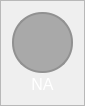
                     <widget class="QFrame" name="frame_ch12">
                      <property name="maximumSize">
                       <size>
                        <width>80</width>
                        <height>150</height>
                       </size>
                      </property>
                      <property name="styleSheet">
                       <string notr="true">QFrame{
	
	border-color: rgb(255, 98, 92);
}

QLabel{
	color: #FFF;
}</string>
                      </property>
                      <property name="frameShape">
                       <enum>QFrame::StyledPanel</enum>
                      </property>
                      <property name="frameShadow">
                       <enum>QFrame::Raised</enum>
                      </property>
                      <layout class="QVBoxLayout" name="verticalLayout_28">
                       <property name="spacing">
                        <number>0</number>
                       </property>
                       <item>
                        <widget class="QFrame" name="frame_ch12_color">
                         <property name="sizePolicy">
                          <sizepolicy hsizetype="Fixed" vsizetype="Fixed">
                           <horstretch>0</horstretch>
                           <verstretch>0</verstretch>
                          </sizepolicy>
                         </property>
                         <property name="minimumSize">
                          <size>
                           <width>61</width>
                           <height>61</height>
                          </size>
                         </property>
                         <property name="maximumSize">
                          <size>
                           <width>1000</width>
                           <height>61</height>
                          </size>
                         </property>
                         <property name="sizeIncrement">
                          <size>
                           <width>1</width>
                           <height>1</height>
                          </size>
                         </property>
                         <property name="styleSheet">
                          <string notr="true">border: 2px solid rgb(145, 145, 145);
border-radius: 30px;
background-color: rgb(169, 169, 169)</string>
                         </property>
                         <property name="frameShape">
                          <enum>QFrame::StyledPanel</enum>
                         </property>
                         <property name="frameShadow">
                          <enum>QFrame::Raised</enum>
                         </property>
                        </widget>
                       </item>
                       <item>
                        <widget class="QLabel" name="label_ch12">
                         <property name="minimumSize">
                          <size>
                           <width>61</width>
                           <height>0</height>
                          </size>
                         </property>
                         <property name="maximumSize">
                          <size>
                           <width>16777215</width>
                           <height>30</height>
                          </size>
                         </property>
                         <property name="font">
                          <font>
                           <pointsize>-1</pointsize>
                           <weight>50</weight>
                           <italic>false</italic>
                           <bold>false</bold>
                          </font>
                         </property>
                         <property name="text">
                          <string>Ch12</string>
                         </property>
                         <property name="alignment">
                          <set>Qt::AlignCenter</set>
                         </property>
                        </widget>
                       </item>
                       <item>
                        <widget class="QLabel" name="label_ch12_value">
                         <property name="minimumSize">
                          <size>
                           <width>61</width>
                           <height>0</height>
                          </size>
                         </property>
                         <property name="maximumSize">
                          <size>
                           <width>16777215</width>
                           <height>30</height>
                          </size>
                         </property>
                         <property name="font">
                          <font>
                           <pointsize>12</pointsize>
                           <weight>50</weight>
                           <italic>false</italic>
                           <bold>false</bold>
                          </font>
                         </property>
                         <property name="styleSheet">
                          <string notr="true">font:12pt</string>
                         </property>
                         <property name="text">
                          <string>NA</string>
                         </property>
                         <property name="alignment">
                          <set>Qt::AlignCenter</set>
                         </property>
                        </widget>
                       </item>
                      </layout>
                     </widget>
